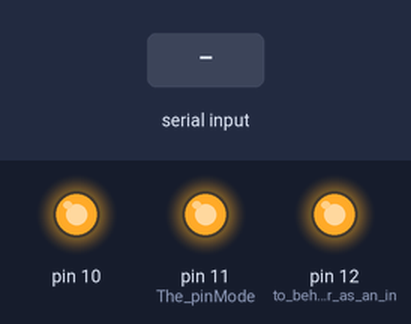
Recording of a sketch running on a simulated Arduino Uno, built with avr-gcc and run on an emulated ATmega328P. Shown: output pins drawn as LEDs (lit = HIGH). Inputs (shaded band) come from the test bench.

Above: at 1.2 s.
1.3 s: "r" received over Serial
2.8 s: "g" received over Serial
4.3 s: "b" received over Serial
Timing chart, 0 to 7.3 s (numbered marks = the images above; inputs shaded):
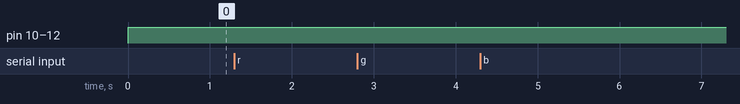

The sketch:

RGB_A7.ino
```cpp
/*
Create a program so that when the user enters "b" the green light blinks, "g"
the green light is illuminated "y" the yellow light is illuminated and "r" the red light is illuminated.
*/

void setup()
{
    // put your setup code here, to run once:
    Serial.begin(9600);
    pinMode(10,OUTPUT);
    pinMode(11,OUTPUT);  //The pinMode() function is used to configure a specific pin
    pinMode(12,OUTPUT);  // to behave either as an input or an output.
}

void loop()
{
    // put your main code here, to run repeatedly:

    int ch = Serial.read(); //read out the first available byte from the serial receive buffer.

    if(ch==114 or ch==82)
    {
        digitalWrite(10,0);
    }
    else if(ch==103 or ch==71)      //32 is difference betn two ASSCI values
    {
        digitalWrite(11,0);
    }
    else if(ch==98 or ch==66)
    {
        digitalWrite(12,0);
    }
    else
    {
        digitalWrite(10,1);
        digitalWrite(11,1);
        digitalWrite(12,1);
    }
}
```
